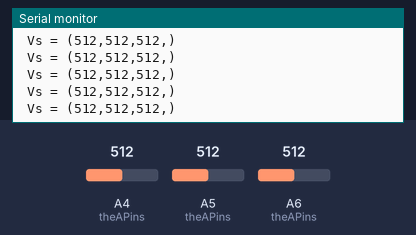
The sketch below on a simulated Arduino Mega 2560, built with avr-gcc and run on an emulated ATmega2560. On the bench: the last lines printed to the serial monitor. The inputs (shaded band) are chosen by the test bench; at power-on: A4 (theAPins) = 512, A5 (theAPins) = 512, A6 (theAPins) = 512.

Above: at 1.2 s.
1.3 s: A4 (theAPins) set to 716
At 1.32 s:
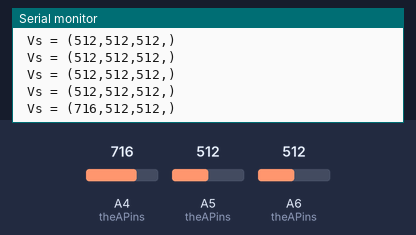
2.8 s: A5 (theAPins) set to 716
At 2.83 s:
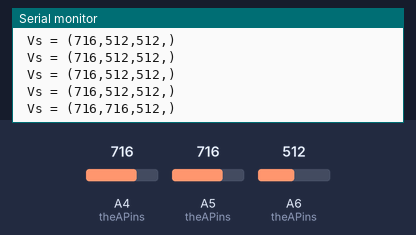
4.3 s: A6 (theAPins) set to 716
At 4.35 s:
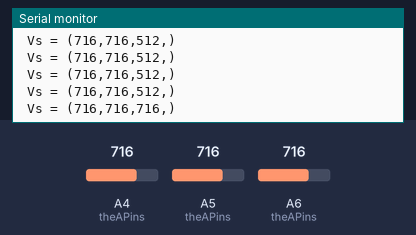
5.8 s: A4 (theAPins) set to 900
At 5.86 s:
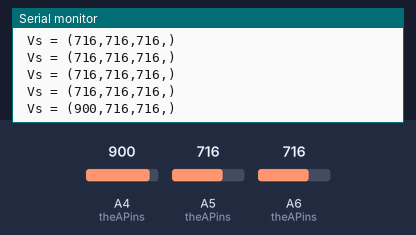
7.3 s: A5 (theAPins) set to 900
At 7.38 s:
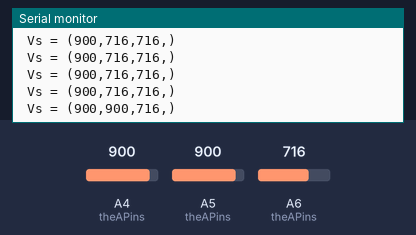
8.8 s: A6 (theAPins) set to 900
At 8.89 s:
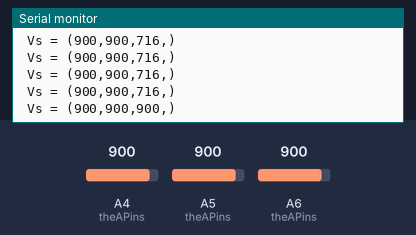
Timing chart, 0 to 11.3 s (numbered marks = the images above; inputs shaded):
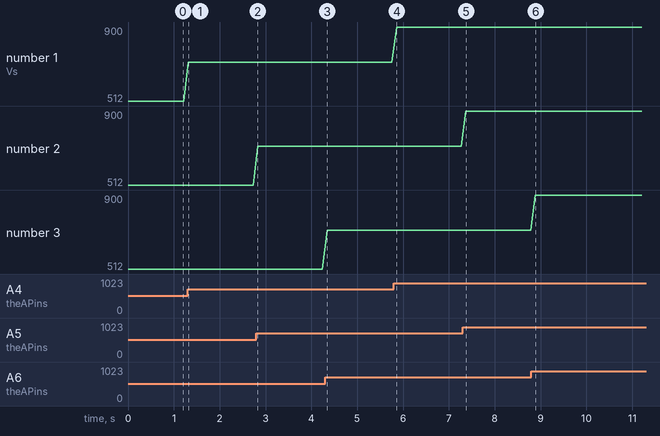

Measured:
- after the input at 1.3 s, the serial monitor: prints a new line at once (image 1)
- after the input at 2.8 s, the serial monitor: prints a new line at once (image 2)
- after the input at 4.3 s, the serial monitor: prints a new line at once (image 3)
- after the input at 5.8 s, the serial monitor: prints a new line after 0.06 s (image 4)
- after the input at 7.3 s, the serial monitor: prints a new line after 0.07 s (image 5)
- after the input at 8.8 s, the serial monitor: prints a new line after 0.09 s (image 6)
- plotted number 1: 512 → 716 after the input at 1.3 s, 716 → 900 after the input at 5.8 s

The sketch:

wired_04302015.ino
```cpp
int theAPins[4][4] = {
  {A0, A1, A2, A3}
  , {
    A4, A5, A6, A7    }
  , {
    A8, A9, A10, A11    }
  , {
    A12, A13, A14, A15    }
};


void setup() {
  // put your setup code here, to run once:
  Serial.begin(115200); //Set the communication baud rate - bits/sec

}

void loop() {
  // put your main code here, to run repeatedly:

  //Read Voltage
  for(int ii=0; ii<1; ii++){
    //Create variables to hold the output rates.
    Serial.print(" Vs = (");
    for(int kk=0;kk<3;kk++){
      Serial.print(analogRead(theAPins[ii+1][kk]));
      Serial.print(",");
    }
    Serial.println(") ");
  }
  delay(100);
}
```
